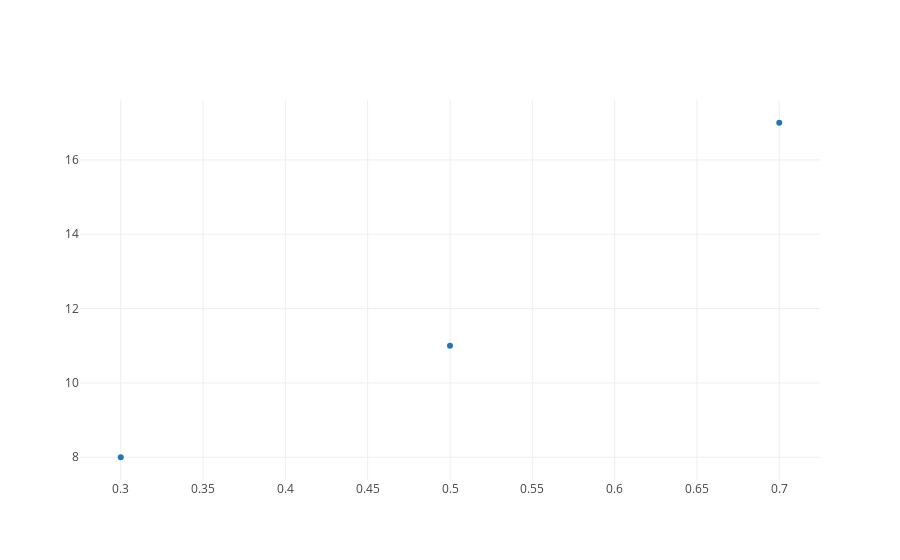

The notebook cell this image was saved under:
### Markdown cell above
Now that we have our training data, which contains our inputs and outputs, we look to see if there is some association between these inputs and these outputs.  Let's plot our data to help us out.  We'll place shooting angle on the x-axis and distance on the y-axis.

### Code cell
from data import data_trace, plot
plot([data_trace])

### Figure 1 — Plotly figure (JSON) as saved in the notebook; plotly's stock layout.template omitted (floating-point values rounded to 4 significant figures)
{"data": [{"mode": "markers", "name": "actual shots", "text": [], "type": "scatter", "uid": "22368ccb-a28a-47c3-a87e-9b4b12a18672", "x": [0.3, 0.5, 0.7], "y": [8, 11, 17]}], "layout": {"autosize": true, "xaxis": {"autorange": true, "range": [0.2755, 0.7245], "type": "linear"}, "yaxis": {"autorange": true, "range": [7.341, 17.66], "type": "linear"}}}
